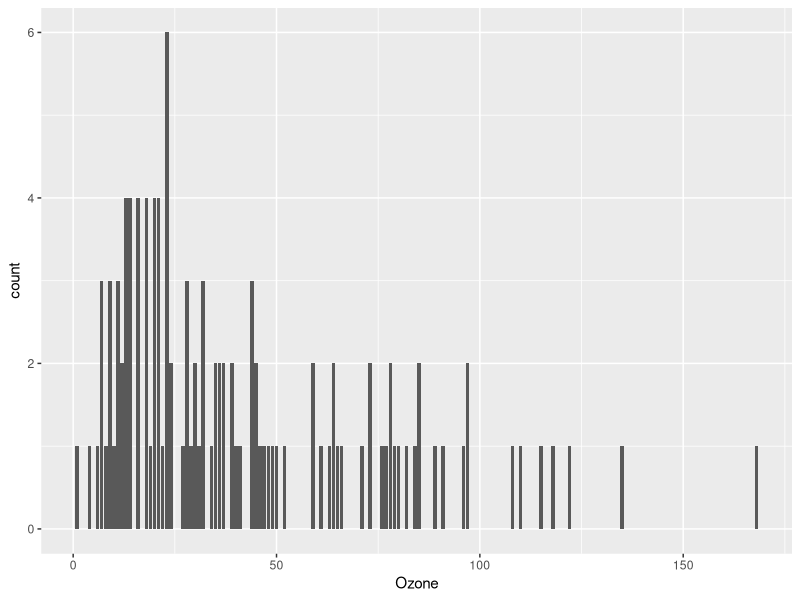

Generate this figure with R:
## ---- chunk 1
knitr::opts_chunk$set(echo = TRUE)
## ---- chunk 2
airquality <- data.frame(airquality, package="datasets")
airquality <- as.data.frame(airquality)
## ---- chunk 3
library(ggplot2)
ggplot(data=airquality) + geom_bar(mapping=aes(Ozone))
